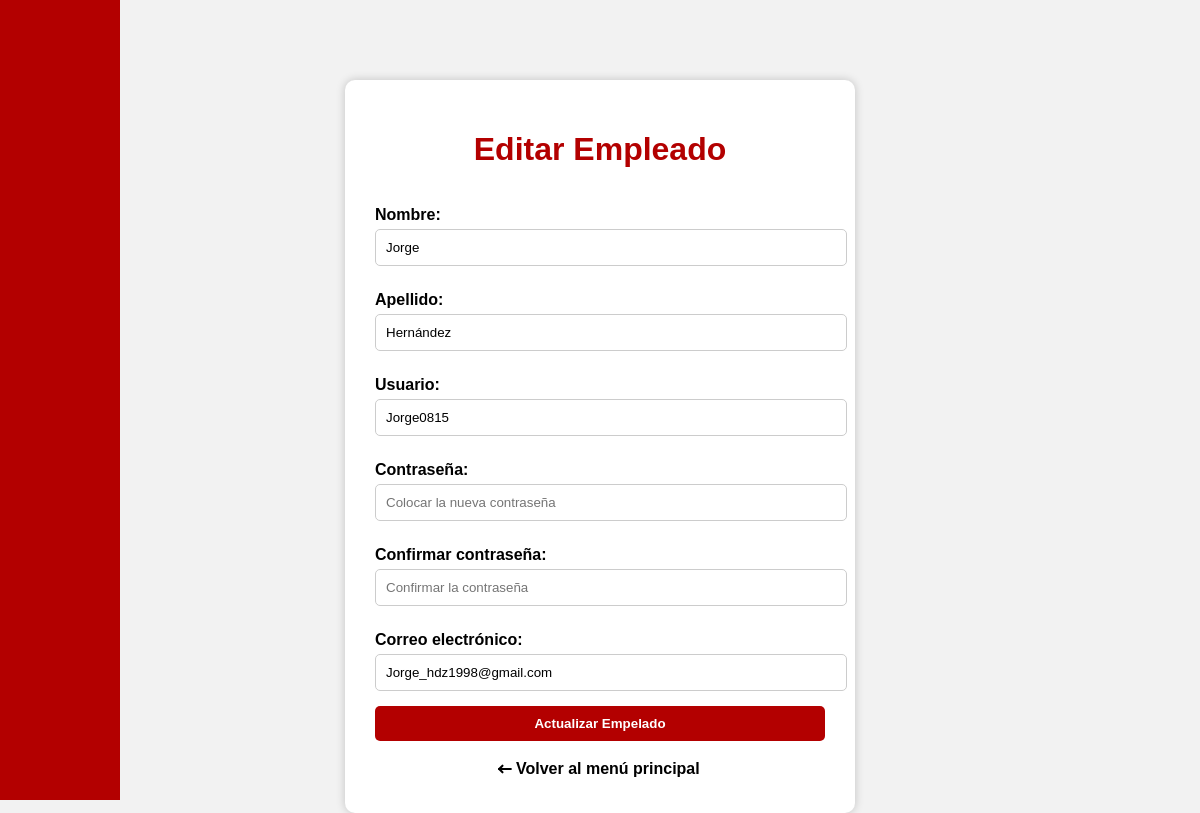
The page /editar_empleado_form.php?id=1 on the database its author committed.
### tables this page shows
CREATE TABLE `empleados` (
  `id` int(11) NOT NULL,
  `nombre` varchar(255) NOT NULL,
  `apellido` varchar(255) NOT NULL,
  `usuario` varchar(255) NOT NULL,
  `contraseña` varchar(255) NOT NULL,
  `correo` varchar(255) NOT NULL
);

### editar_empleado_form.php (the view, shortened to what this page needs)
<!DOCTYPE html>
<html lang="es">
<head>
  <link rel="stylesheet" href="assets/css/style_login.css">
</head>
<body>
<?php
include("config/conexion.php");
$conn = new mysqli($host, $user, $pass, $db);
$id = $_GET['id'] ?? null;
$sql = "SELECT * FROM empleados WHERE id = '$id'";
$result = $conn->query($sql);
$admin = $result->fetch_assoc();
?>
<div class="sidebar"></div>
<div class="recuperar-container">
    <h1>Editar Empleado</h1><br>
    <form action="" method="post">
        <label for="nombre">Nombre:</label>
        <input type="text" id="nombre" name="nombre" value="<?= htmlspecialchars($admin['nombre']) ?>" required>
        <label for="apellido">Apellido:</label>
        <input type="text" id="apellido" name="apellido" value="<?= htmlspecialchars($admin['apellido']) ?>" required>
        <label for="usuario">Usuario:</label>
        <input type="text" id="usuario" name="usuario" value="<?= htmlspecialchars($admin['usuario']) ?>" required>
        <label for="contraseña">Contraseña:</label>
        <input type="password" id="contraseña" name="contraseña" placeholder="Colocar la nueva contraseña">
        <label for="confirmar_contraseña">Confirmar contraseña:</label>
        <input type="password" id="confirmar_contraseña" name="confirmar_contraseña" placeholder="Confirmar la contraseña">
        <label for="correo">Correo electrónico:</label>
        <input type="email" id="correo" name="correo" value="<?= htmlspecialchars($admin['correo']) ?>" required>
        <button type="submit" class="btn">Actualizar Empelado</button>
    </form>
    <br>
    <div class="forgot">
        <div class="back-login">
            <a href="inicio_admin.php" class="link">
                <svg xmlns="http://www.w3.org/2000/svg" class="icon" width="20" height="20" viewBox="0 0 24 24" fill="none" stroke="currentColor" stroke-width="2.5" stroke-linecap="round" stroke-linejoin="round">
                    <path d="M5 12l14 0" />
                    <path d="M5 12l4 4" />
                    <path d="M5 12l4 -4" />
                </svg>
                Volver al menú principal
            </a>
        </div>
    </div>
</div>
</body>
</html>

### assets/css/style_login.css (style rules this page uses)
body { font-family: Arial, sans-serif; background-color: #f2f2f2; margin: 0; padding: 0; display: flex; height: 100%; margin: 0; }
.sidebar { width: 10%; background-color: #b30000; height: 100vh; position: fixed; top: 0; left: 0; }
.recuperar-container { flex: 1; margin: auto; max-width: 450px; background: #fff; padding: 30px; border-radius: 10px; box-shadow: 0 0 10px rgba(0,0,0,0.2); text-align: center; position: relative; margin-top: 80px; }
h1 { color: #b30000; margin-bottom: 10px; }
label { display: block; text-align: left; margin: 10px 0 5px; font-weight: bold; }
input, select { width: 100%; padding: 10px; margin-bottom: 15px; border: 1px solid #ccc; border-radius: 5px; }
.btn { width: 100%; padding: 10px; background: #b30000; color: #fff; border: none; border-radius: 5px; cursor: pointer; font-weight: bold; transition: all 0.3s ease, box-shadow 0.3s ease; }
.forgot a { color: #000000; text-decoration: none; margin-right: 5px; font-family: 'Arial', sans-serif; font-weight: bold; transition: color 0.3s ease, text-shadow 0.3s ease; }
.link { display: inline-flex; align-items: center; text-decoration: none; color: #000000; font-size: 16px; transition: color 0.3s ease; }
.link .icon { margin-right: 0.7px; transition: transform 0.3s ease, color 0.3s ease; }

### rows shown on the page
empleados: nombre "Jorge", apellido "Hernández", usuario "Jorge0815", correo "Jorge_hdz1998@gmail.com"
